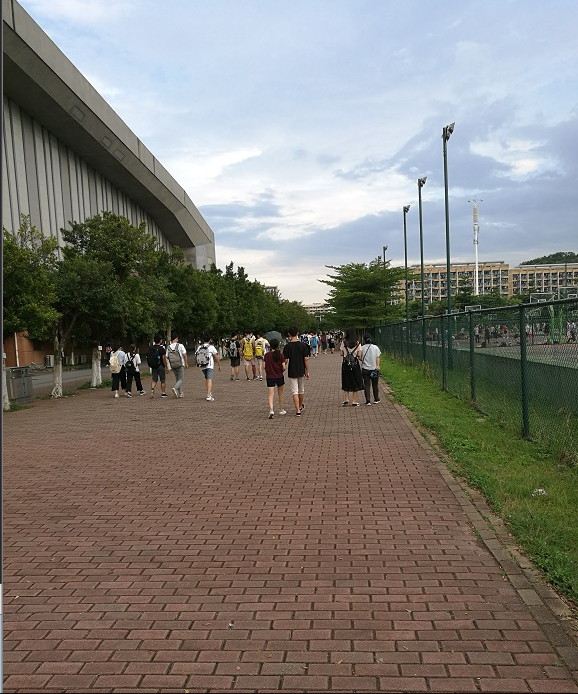
#> input picture images/stitch01.png, 578 x 694 px
$ python histgram.py
#> lines starting #> are read from the running program, lines starting #| are printed output that depends on the picture
#> further down, image is the input picture: shape (694, 578, 3); mean B, G, R 116.7, 123.3, 126.9
# -*- coding: utf-8 -*-
"""
 @File    : histgram.py
 @Time    : 2020/4/1 下午5:02
 @Author  : yizuotian
 @Description    : 直方图标准化
"""
import cv2
import numpy as np


def normalize_transform(gray_img):
    '''
    :param gray_img:
    :return:
    '''
    Imin, Imax = cv2.minMaxLoc(gray_img)[:2]
    Omin, Omax = 0, 255
    # 计算a和b的值
    a = float(Omax - Omin) / (Imax - Imin)
    b = Omin - a * Imin
    out = a * gray_img + b
    out = out.astype(np.uint8)
    return out


def main(img):
    b = img[:, :, 0]
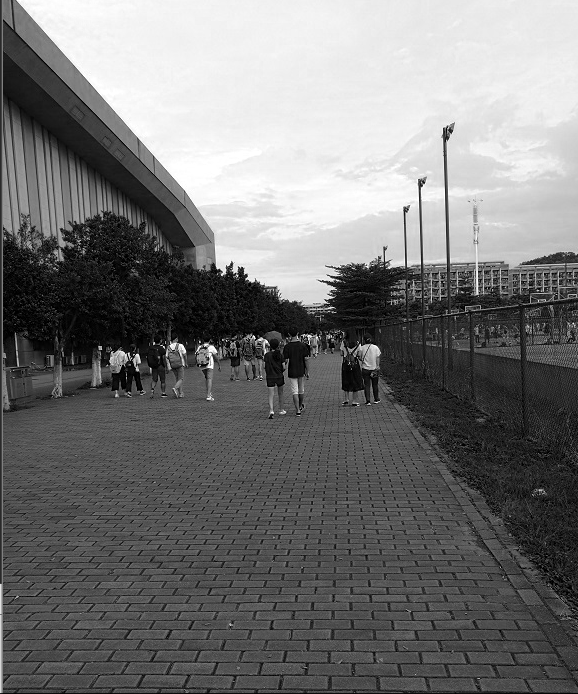
#> b: shape (694, 578); min 0, max 255, mean 116.7
    g = img[:, :, 1]
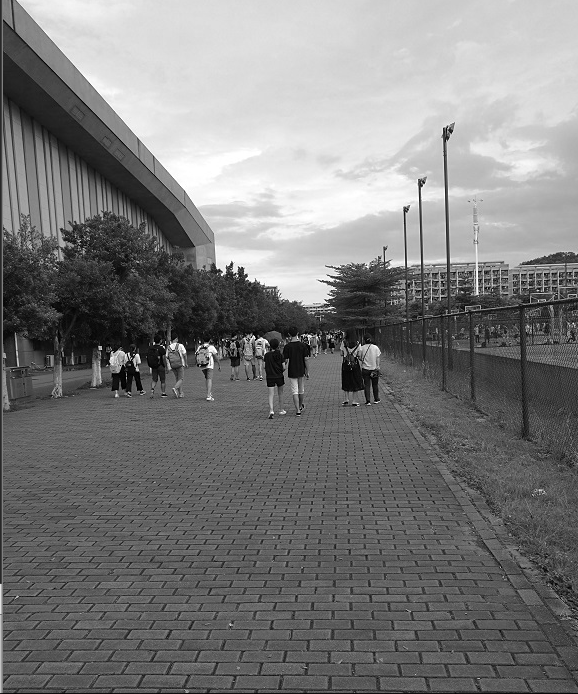
#> g: shape (694, 578); min 0, max 255, mean 123.3
    r = img[:, :, 2]
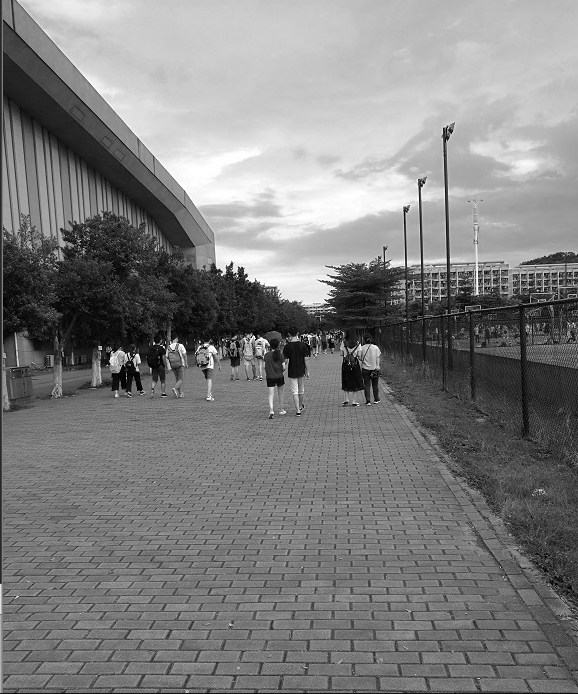
#> r: shape (694, 578); min 0, max 255, mean 126.9
    b_out = normalize_transform(b)
#> in normalize_transform, `Imin, Imax = cv2.minMaxLoc(gray_img)[:2]`: Imin = 0; Imax = 255
#> in normalize_transform, `a = float(Omax - Omin) / (Imax - Imin)`: a = 1
#> in normalize_transform, `b = Omin - a * Imin`: b = 0
    g_out = normalize_transform(g)
    r_out = normalize_transform(r)
    nor_out = np.stack((b_out, g_out, r_out), axis=-1)
    cv2.imshow('nor_out', np.hstack([img,nor_out]))
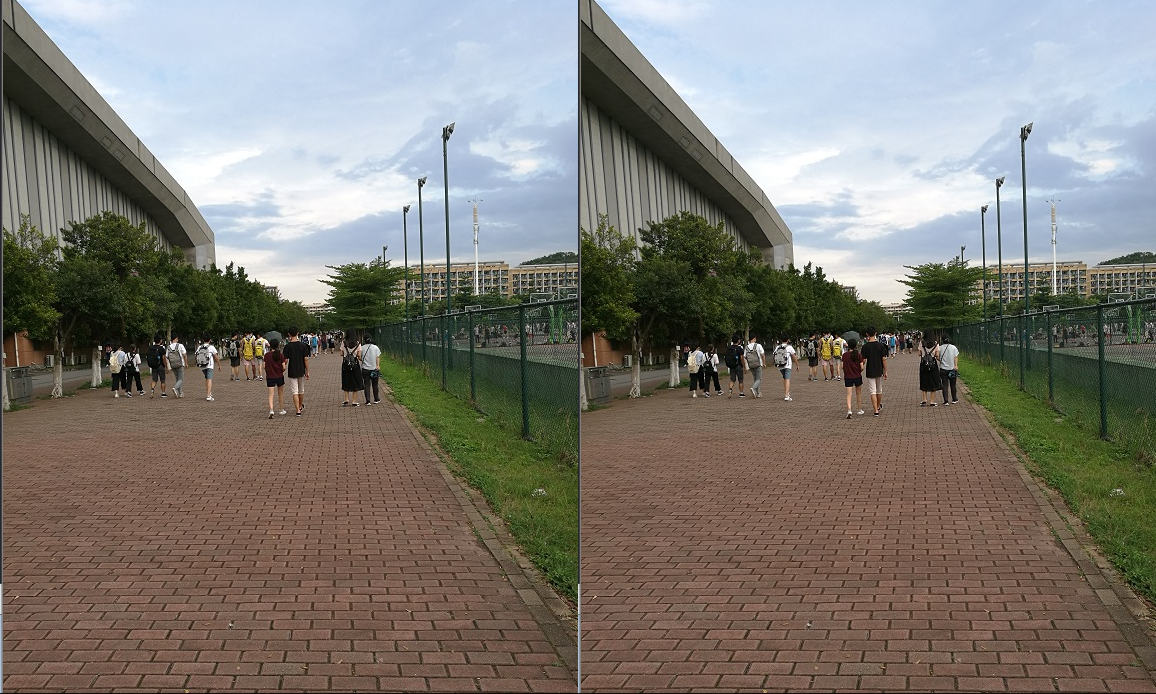
#> window 'nor_out': shape (694, 1156, 3); mean B, G, R 116.7, 123.3, 126.9
    cv2.waitKey()


if __name__ == '__main__':
    image = cv2.imread('../images/stitch01.png')
    main(image)

$ run again, with images/stitch02.png copied over images/stitch01.png
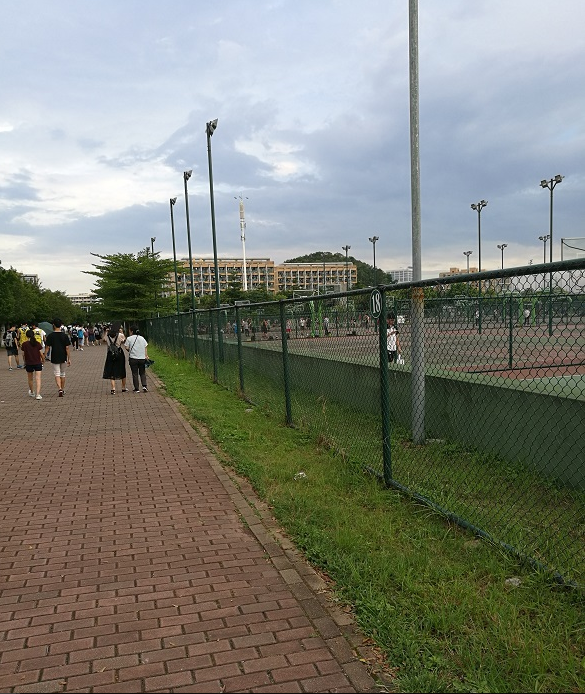
#> input picture images/stitch02.png, 585 x 694 px
#> image is the input picture: shape (694, 585, 3); mean B, G, R 117.1, 127.2, 125.1
#> in main, `r = img[:, :, 2]`:
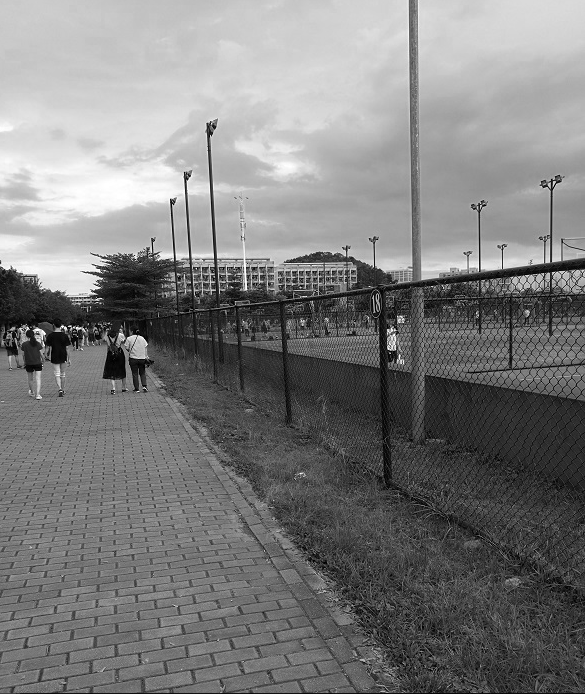
#> r: shape (694, 585); min 0, max 255, mean 125.1
#> Imin = 0; Imax = 255
#> a = 1
#> in normalize_transform, `b = Omin - a * Imin`: b = 0
#> in main, `cv2.imshow('nor_out', np.hstack([img,nor_out]))`:
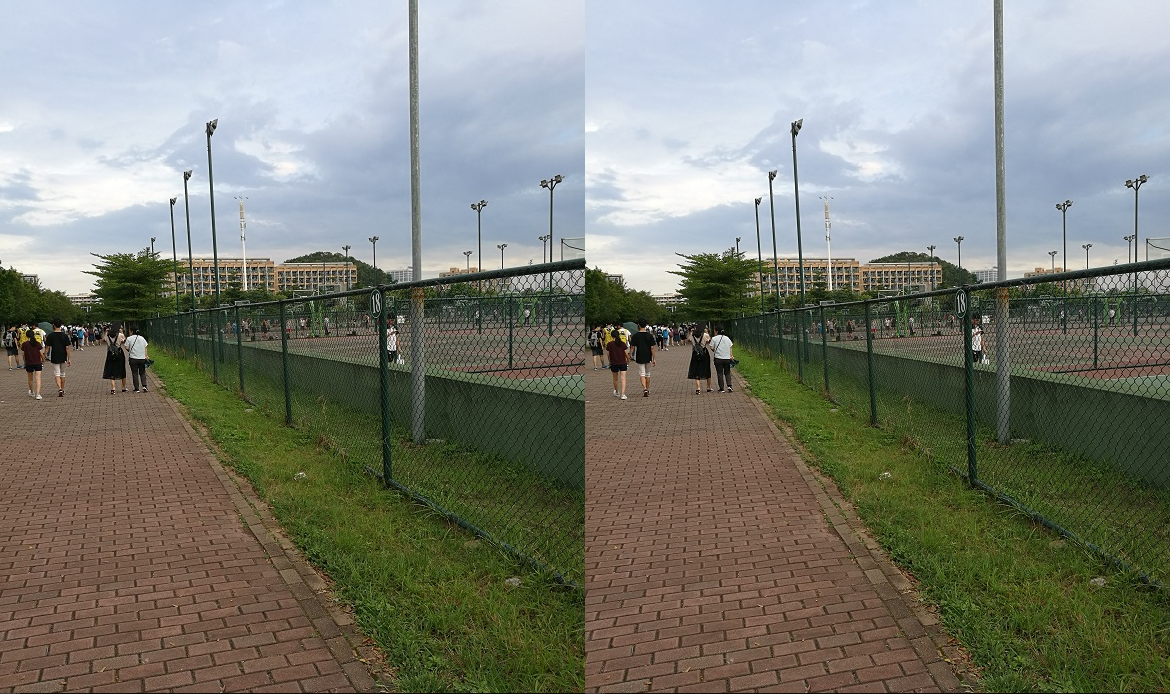
#> window 'nor_out': shape (694, 1170, 3); mean B, G, R 117.1, 127.2, 125.1
